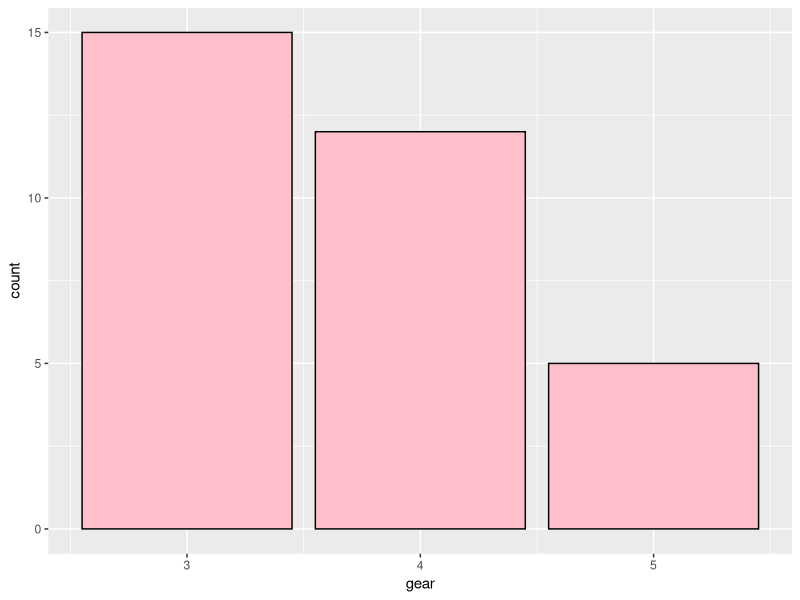
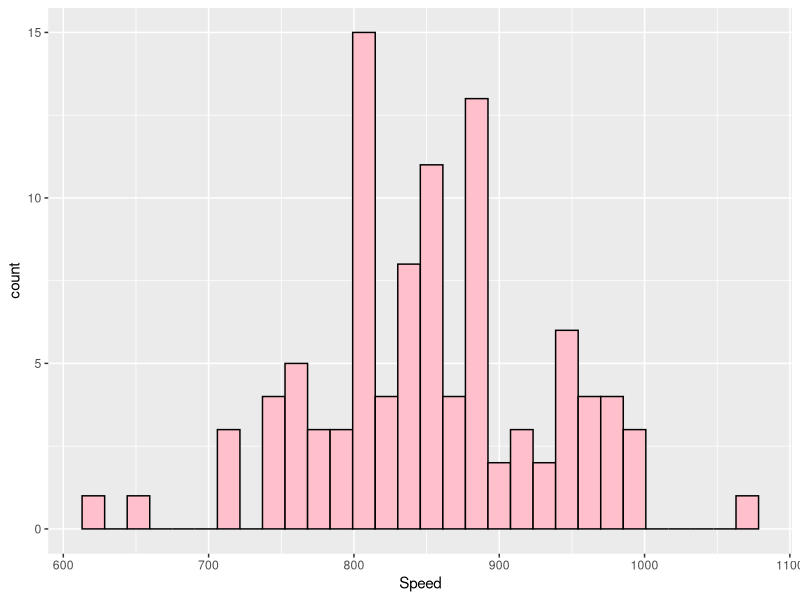
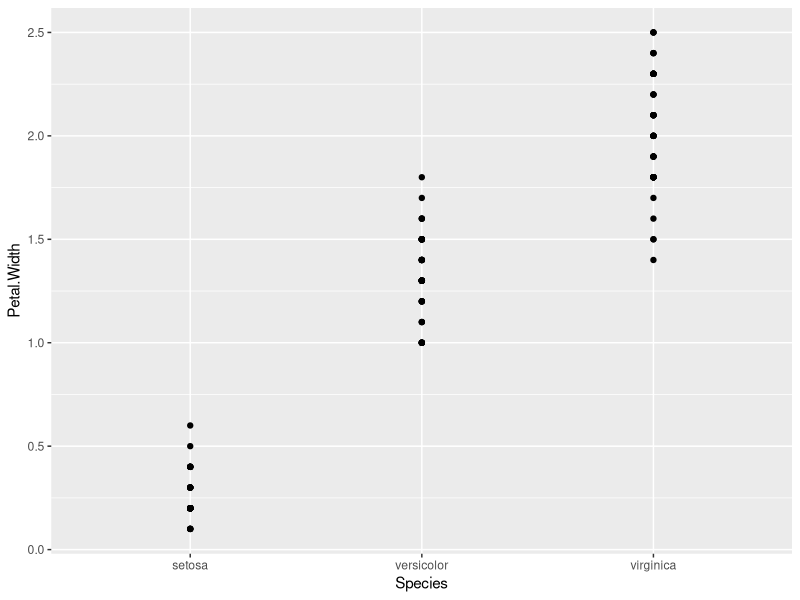
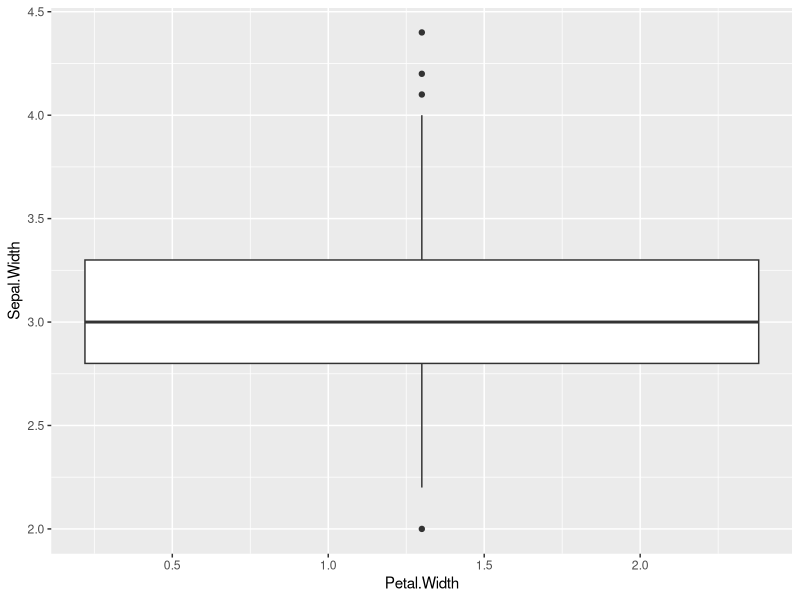

R code for these plots, in order:
## ---- chunk 1
    library(ggplot2)
mtcars
## ---- chunk 2
    ggplot(data = mtcars, aes(x = gear)) +
  geom_bar(fill = "pink", colour = "black")
## ---- chunk 3
ggplot(data = morley, aes(x =Speed)) +
  geom_histogram(fill = "pink", colour = "black")
## ---- chunk 4
ggplot(data = iris, aes(x = Species, y=Petal.Width)) +
  geom_point()
## ---- chunk 5
ggplot(iris, aes(x=Petal.Width , y= Sepal.Width)) +
  geom_boxplot()
## ---- chunk 6

